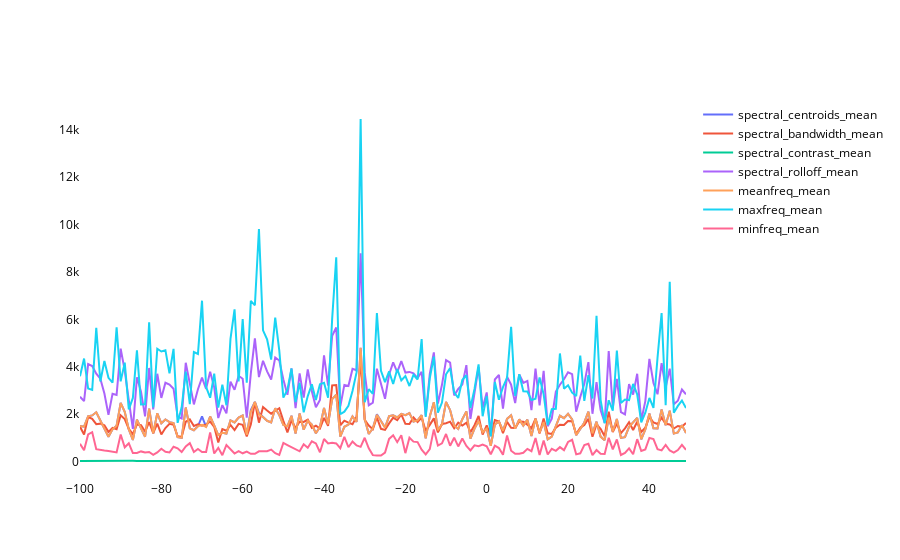

Source (notebook cell):
### Code cell
import librosa
import numpy as np
import pandas as pd
import os
import matplotlib.pyplot as plt
import plotly.graph_objs as go
import plotly.offline as pyo
import seaborn as sns





# 폴더 이름(데이터로 쓸 샘플들 모아놓은 거)
folder_path = "forsea"


try:
    df = pd.read_csv("DF.csv")
except FileNotFoundError:
    df = pd.DataFrame()


for file_name in os.listdir(folder_path):
    file_path = os.path.join(folder_path, file_name)

    # librosa 주로 mp3, wav 파일 분석함ㅇㅇ
    if file_name.endswith(".mp3") or file_name.endswith(".wav"):
        # 음성 파일 불러오기
        signal, sr = librosa.load(file_path, sr=44000)

        # MFCC 추출
        mfcc = librosa.feature.mfcc(y=signal, sr=sr, n_mfcc=20)

        # 스펙트럴 중심주파수 추출
        spectral_centroids = librosa.feature.spectral_centroid(y=signal, sr=sr)

        # 스펙트럴 대역폭 추출
        spectral_bandwidth = librosa.feature.spectral_bandwidth(y=signal, sr=sr)

        # 스펙트럴 콘트라스트 추출
        spectral_contrast = librosa.feature.spectral_contrast(y=signal, sr=sr)

        # 스펙트럴 롤오프 추출
        spectral_rolloff = librosa.feature.spectral_rolloff(y=signal, sr=sr)

        # 평균 주파수
        meanfreq = np.mean(spectral_centroids)

        # 최고 주파수
        maxfreq = np.max(spectral_centroids)

        # 최저 주파수
#         minfreq = np.min(spectral_centroids)


#         mfcc_mean = np.mean(mfcc[:, 1:], axis=1).tolist()
#         spectral_centroids_mean = np.mean(spectral_centroids[spectral_centroids > 0])
#         spectral_bandwidth_mean = np.mean(spectral_bandwidth[spectral_bandwidth > 0])
#         spectral_contrast_mean = np.mean(spectral_contrast[spectral_contrast > 0], axis=0).tolist()
#         spectral_rolloff_mean = np.mean(spectral_rolloff[spectral_rolloff > 0])
#         meanfreq_mean = np.mean(meanfreq[meanfreq > 0])
#         maxfreq_mean = np.mean(maxfreq[maxfreq > 0])
#         minfreq_mean = np.mean(minfreq[minfreq > 0])

#         result = {"mfcc_"+str(i+1): mfcc_mean[i] for i in range(20)}
#         result["spectral_centroids"] = spectral_centroids_mean
#         result["spectral_bandwidth"] = spectral_bandwidth_mean
#         result["spectral_contrast"] = spectral_contrast_mean
#         result["spectral_rolloff"] = spectral_rolloff_mean
#         result["meanfreq"] = meanfreq_mean
#         result["maxfreq"] = maxfreq_mean
#         result["minfreq"] = minfreq_mean
#         result["label"]=1  #남자0 여자1
#         df = df.append(result, ignore_index=True)
        




# 엑셀 파일에 저장
# df.to_csv("DF.csv", index=False)
mfcc_mean = df["mfcc_1"].values[:80]
spectral_centroids_mean = df["spectral_centroids"].values[:150]
spectral_bandwidth_mean = df["spectral_bandwidth"].values[:150]
spectral_contrast_mean = df["spectral_contrast"].values[:150]
spectral_rolloff_mean = df["spectral_rolloff"].values[:150]
meanfreq_mean = df["meanfreq"].values[:150]
maxfreq_mean = df["maxfreq"].values[:150]
minfreq_mean = df["minfreq"].values[:150]

x1 = list(range(-100, 100))
fig = go.Figure()
fig.add_trace(go.Scatter(x=x1, y=spectral_centroids_mean, mode='lines', name='spectral_centroids_mean'))
fig.add_trace(go.Scatter(x=x1, y=spectral_bandwidth_mean, mode='lines', name='spectral_bandwidth_mean'))
fig.add_trace(go.Scatter(x=x1, y=spectral_contrast_mean, mode='lines', name='spectral_contrast_mean'))
fig.add_trace(go.Scatter(x=x1, y=spectral_rolloff_mean, mode='lines', name='spectral_rolloff_mean'))
fig.add_trace(go.Scatter(x=x1, y=meanfreq_mean, mode='lines', name='meanfreq_mean'))
fig.add_trace(go.Scatter(x=x1, y=maxfreq_mean, mode='lines', name='maxfreq_mean'))
fig.add_trace(go.Scatter(x=x1, y=minfreq_mean, mode='lines', name='minfreq_mean'))
fig.update_layout(
    plot_bgcolor='white',  # 배경 색상 변경
    paper_bgcolor='white',  # 텍스트 색상 변경
    font_color='#080808'  # 그리드 색상 변경
)

pyo.iplot(fig)
# plt.style.use('grayscale') 


# ax = sns.histplot(data=[mfcc_mean, spectral_centroids_mean, spectral_bandwidth_mean, spectral_contrast_mean, spectral_rolloff_mean, meanfreq_mean, maxfreq_mean, minfreq_mean], 
#                   kde=True, stat="density", common_norm=False)
# ax.set_xlim(-1000, 5000)

### Figure 1 — Plotly figure (JSON) as saved in the notebook; plotly's stock layout.template omitted (floating-point values rounded to 4 significant figures; data arrays with more than 128 entries replaced by an {"elided": "..."} marker saying what was removed)
{"data": [{"mode": "lines", "name": "spectral_centroids_mean", "type": "scatter", "x": {"elided": "200 int values"}, "y": {"elided": "150 float values"}}, {"mode": "lines", "name": "spectral_bandwidth_mean", "type": "scatter", "x": {"elided": "200 int values"}, "y": {"elided": "150 float values"}}, {"mode": "lines", "name": "spectral_contrast_mean", "type": "scatter", "x": {"elided": "200 int values"}, "y": {"elided": "150 float values"}}, {"mode": "lines", "name": "spectral_rolloff_mean", "type": "scatter", "x": {"elided": "200 int values"}, "y": {"elided": "150 float values"}}, {"mode": "lines", "name": "meanfreq_mean", "type": "scatter", "x": {"elided": "200 int values"}, "y": {"elided": "150 float values"}}, {"mode": "lines", "name": "maxfreq_mean", "type": "scatter", "x": {"elided": "200 int values"}, "y": {"elided": "150 float values"}}, {"mode": "lines", "name": "minfreq_mean", "type": "scatter", "x": {"elided": "200 int values"}, "y": {"elided": "150 float values"}}], "layout": {"font": {"color": "#080808"}, "paper_bgcolor": "white", "plot_bgcolor": "white"}}
